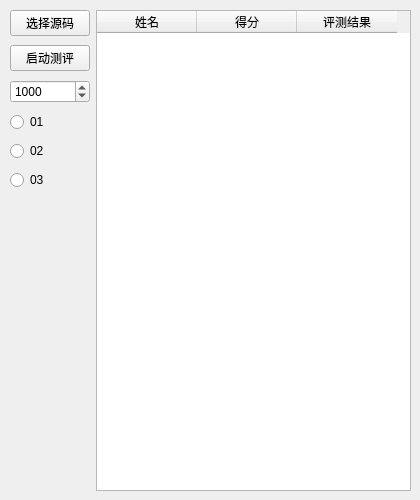
<?xml version="1.0" encoding="UTF-8"?>
<ui version="4.0">
 <class>MainWindow</class>
 <widget class="QMainWindow" name="MainWindow">
  <property name="geometry">
   <rect>
    <x>0</x>
    <y>0</y>
    <width>420</width>
    <height>500</height>
   </rect>
  </property>
  <property name="minimumSize">
   <size>
    <width>420</width>
    <height>500</height>
   </size>
  </property>
  <property name="maximumSize">
   <size>
    <width>420</width>
    <height>500</height>
   </size>
  </property>
  <property name="windowTitle">
   <string>Judger</string>
  </property>
  <widget class="QWidget" name="centralwidget">
   <widget class="QWidget" name="horizontalLayoutWidget">
    <property name="geometry">
     <rect>
      <x>10</x>
      <y>10</y>
      <width>401</width>
      <height>481</height>
     </rect>
    </property>
    <layout class="QHBoxLayout" name="horizontalLayout_2">
     <item>
      <layout class="QVBoxLayout" name="verticalLayout">
       <property name="spacing">
        <number>9</number>
       </property>
       <item>
        <widget class="QPushButton" name="pushButtonChooseDir">
         <property name="text">
          <string>选择源码</string>
         </property>
        </widget>
       </item>
       <item>
        <widget class="QPushButton" name="pushButtonStartCompile">
         <property name="text">
          <string>启动测评</string>
         </property>
        </widget>
       </item>
       <item>
        <widget class="QSpinBox" name="spinBoxTimelimit">
         <property name="maximum">
          <number>65535</number>
         </property>
         <property name="singleStep">
          <number>100</number>
         </property>
         <property name="value">
          <number>1000</number>
         </property>
        </widget>
       </item>
       <item>
        <widget class="QRadioButton" name="radioButtonO1">
         <property name="text">
          <string>01</string>
         </property>
        </widget>
       </item>
       <item>
        <widget class="QRadioButton" name="radioButtonO2">
         <property name="text">
          <string>02</string>
         </property>
        </widget>
       </item>
       <item>
        <widget class="QRadioButton" name="radioButtonO3">
         <property name="text">
          <string>03</string>
         </property>
        </widget>
       </item>
       <item>
        <spacer name="verticalSpacer">
         <property name="orientation">
          <enum>Qt::Vertical</enum>
         </property>
         <property name="sizeType">
          <enum>QSizePolicy::Expanding</enum>
         </property>
         <property name="sizeHint" stdset="0">
          <size>
           <width>20</width>
           <height>40</height>
          </size>
         </property>
        </spacer>
       </item>
      </layout>
     </item>
     <item>
      <widget class="QTableWidget" name="tableResult">
       <property name="rowCount">
        <number>0</number>
       </property>
       <column>
        <property name="text">
         <string>姓名</string>
        </property>
       </column>
       <column>
        <property name="text">
         <string>得分</string>
        </property>
       </column>
       <column>
        <property name="text">
         <string>评测结果</string>
        </property>
       </column>
      </widget>
     </item>
    </layout>
   </widget>
  </widget>
  <widget class="QMenuBar" name="menubar">
   <property name="geometry">
    <rect>
     <x>0</x>
     <y>0</y>
     <width>420</width>
     <height>23</height>
    </rect>
   </property>
  </widget>
 </widget>
 <resources/>
 <connections/>
</ui>
